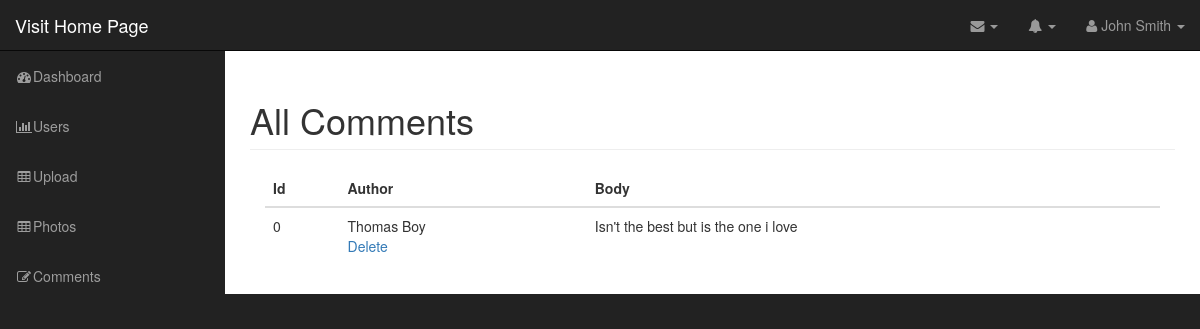
Screenshot of /gallery/admin/comments.php (signed in) with the database file from the repository.
### tables this page shows
CREATE TABLE `comments` (
  `id` int(11) NOT NULL,
  `photo_id` int(11) NOT NULL,
  `author` varchar(255) NOT NULL,
  `body` text NOT NULL
);

### gallery/admin/includes/database.php (called while the page is built, shortened)
<?php
	class Database{
		public $connection;
		public function open_db_connection(){
			$this->connection = new mysqli(DB_HOST,DB_USER,DB_PASS,DB_NAME);
		}
		public function query($sql){
			$result = $this->connection->query($sql);
			$this->confirm_query($result);return $result;
		}
	}
	$database = new Database();
?>

### gallery/admin/includes/db_object.php (called while the page is built, shortened)
<?php
	class Db_object{
		public static function find_all(){
			return static::find_by_query("SELECT * FROM " . static::$db_table . " ");
		}
		public static function find_by_query($sql){
			global $database;
			$result_set = $database->query($sql);
			$the_object_array = array();
			while($row = mysqli_fetch_array($result_set)){
				$the_object_array[] = static::instantation($row);
			}
			return $the_object_array;
		}
		public static function instantation($the_record){
			$the_object = new $calling_class;
			foreach ($the_record as $the_attribute => $value){
				if($the_object->has_the_attribute($the_attribute)){
					$the_object->$the_attribute = $value;
				}
			}
		    return $the_object;
		}
		private function has_the_attribute($the_attribute){
			return property_exists($this, $the_attribute);
		}
	}
?>

### gallery/admin/comments.php (the view, shortened to what this page needs)
<?php
    include("includes/header.php");
    $comments = Comment::find_all();
?>
        <nav class="navbar navbar-inverse navbar-fixed-top" role="navigation">
            <?php include("includes/top_nav.php") ?>
            <?php include("includes/side_nav.php"); ?>
        </nav>
        <div id="page-wrapper">
            <div class="container-fluid">
                <div class="row">
                    <div class="col-lg-12">
                        <h1 class="page-header">
                           All Comments
                        </h1>
                        <div class="col-md-12">
                            <table class="table table-hover">
                                <thead>
                                    <tr>
                                        <th>Id</th>
                                        <th>Author</th>
                                        <th>Body</th>
                                    </tr>
                                </thead>
                                <tbody>
                                    <?php foreach($comments as $comment): ?>
                                        <tr>
                                            <td><?php echo $comment->id; ?> </td>
                                            <td><?php echo $comment->author; ?>
                                            <div class="action_links">
                                                <a href="delete_comment.php?id=<?php echo $comment->id; ?>">Delete</a>
                                            </div>
                                            </td>
                                            <td><?php echo $comment->body; ?></td>
                                        </tr>
                                    <?php endforeach; ?>
                                </tbody>
                            </table>
                        </div>
                    </div>
                </div>
            </div>
        </div>
        <?php include("includes/footer.php"); ?>

### gallery/admin/css/sb-admin.css (style rules this page uses)
body { margin-top: 100px; background-color: #222; }
@media (min-width:768px) { body { margin-top: 50px; } }
#page-wrapper { width: 100%; padding: 0; background-color: #fff; }
@media (min-width:768px) { #page-wrapper { padding: 10px; } }

### rows the page displays
comments: id "0", author "Thomas Boy", body "Isn't the best but is the one i love"
